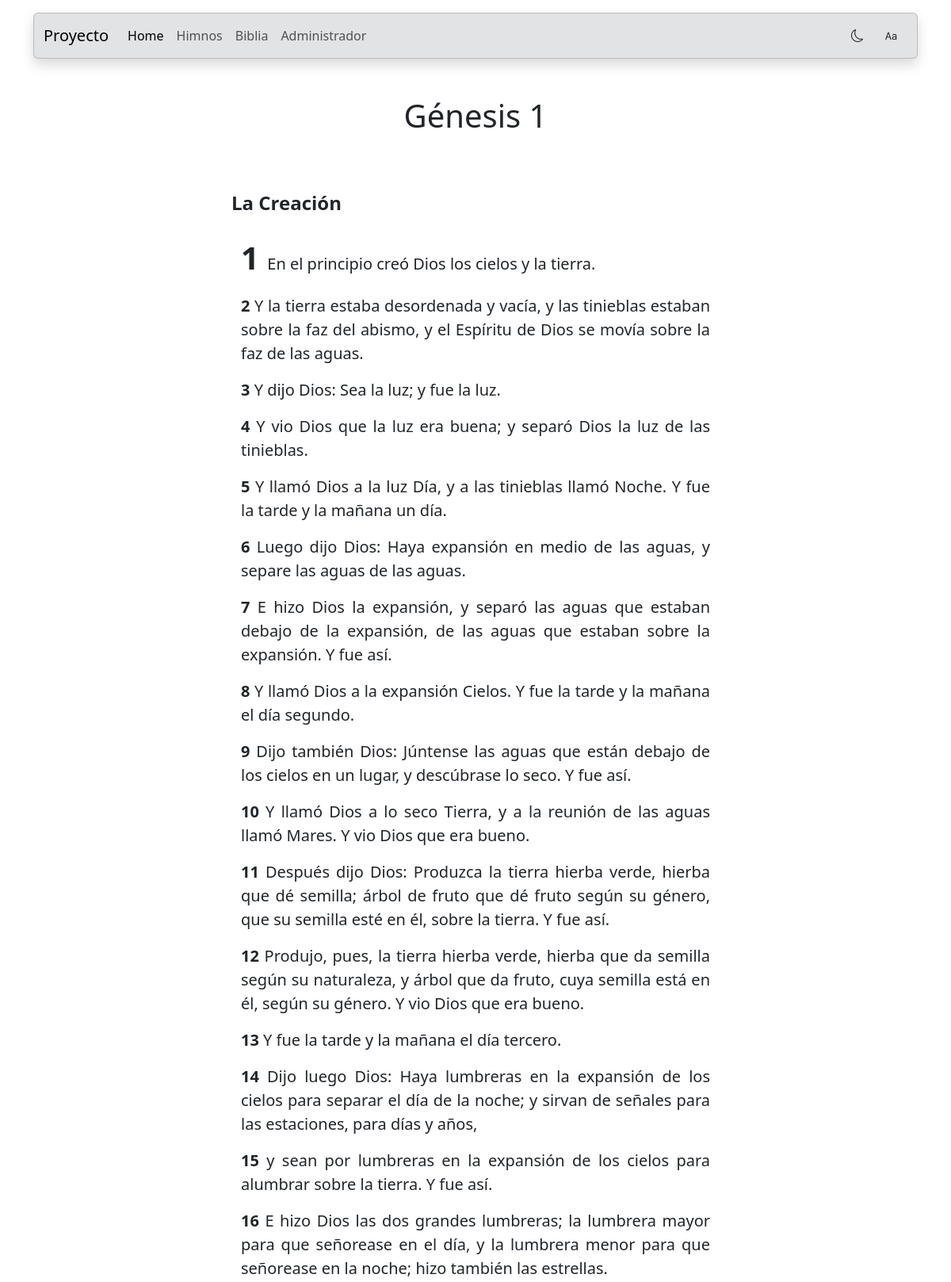
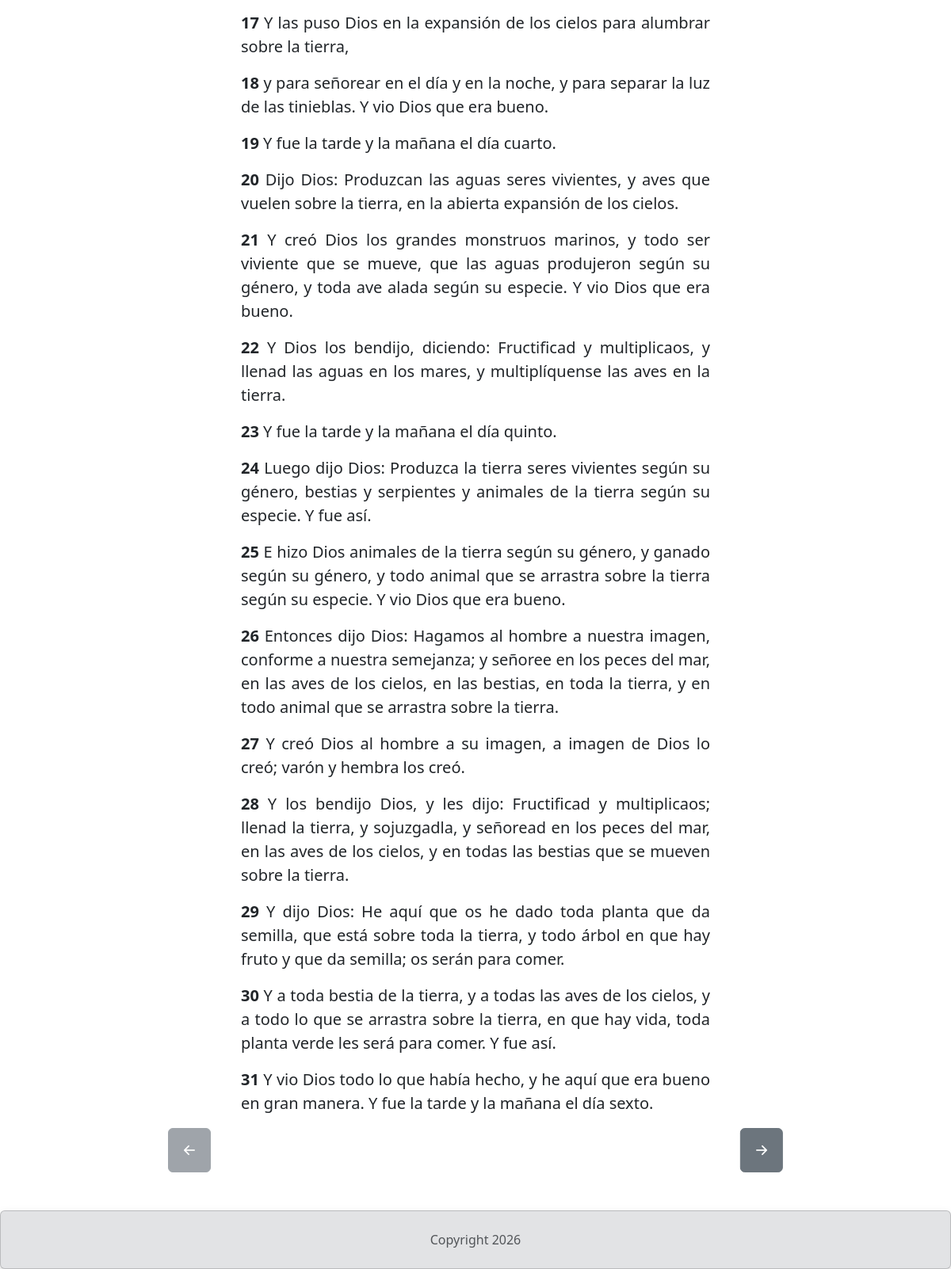
The app's page /biblia/palabra/1/1 with its own data (2 pictures, top to bottom).
### apiBiblia/models.py (models this page shows, shortened)
class Versiculos(models.Model):
    palabra_id = AutoField(primary_key=True)
    palabra = TextField()
    libro = IntegerField()
    capitulo = IntegerField()
    versiculo = IntegerField()
    nombreLibro = TextField()
    titulo = TextField()
    objects: models.Manager = models.Manager()

### apiBiblia/views.py (the view)
def mostrarCapitulo(request: HttpRequest, numeroLibro: int, numeroCapitulo: int) -> HttpResponse:
    libro: str | None = biblia.NOMBRES_LIBROS[numeroLibro]
    versiculos: QuerySet[Versiculos] = Versiculos.objects.filter(libro=numeroLibro, capitulo=numeroCapitulo)
    capAnterior: Versiculos | None = capituloAnterior(numeroLibro=numeroLibro, numeroCapitulo=numeroCapitulo)
    capSiguiente: Versiculos | None = capituloSiguiente(numeroLibro=numeroLibro, numeroCapitulo=numeroCapitulo)
    datos: dict[str, Any] = {
        'listaVersiculos': versiculos,
        'libroNombre': libro,
        'numeroCapitulo': numeroCapitulo,
        'back': capAnterior,
        'next': capSiguiente,
    }
    return render(request=request, template_name='apiBiblia/mostrarVersiculos.html', context=datos)

### apiBiblia/views.py (called while the page is built)
def capituloAnterior(numeroLibro: int, numeroCapitulo: int) -> Versiculos | None:
    if numeroCapitulo == 1:
        siHayAnteriorLibro: QuerySet[Versiculos] | None = Versiculos.objects.filter(libro=numeroLibro - 1)
        if siHayAnteriorLibro:
            ultimoCapitulo: Versiculos | None = Versiculos.objects.filter(libro=numeroLibro - 1).distinct().last()
            if ultimoCapitulo:
                return Versiculos.objects.filter(libro=numeroLibro - 1, capitulo=ultimoCapitulo.capitulo).first()
    else:
        return Versiculos.objects.filter(libro=numeroLibro, capitulo=numeroCapitulo - 1).first()
    return None

def capituloSiguiente(numeroLibro: int, numeroCapitulo: int) -> Versiculos | None:
    capituloActual: Versiculos | None = Versiculos.objects.filter(libro=numeroLibro, capitulo=numeroCapitulo).last()
    capituloUltimo: Versiculos | None = Versiculos.objects.filter(libro=numeroLibro).last()
    siguienteCapitulo: Versiculos | None
    if capituloActual == capituloUltimo:
        siguienteCapitulo = Versiculos.objects.filter(libro=numeroLibro + 1, capitulo=1).first()
        if siguienteCapitulo:
            return siguienteCapitulo
    else:
        siguienteCapitulo = Versiculos.objects.filter(libro=numeroLibro, capitulo=numeroCapitulo + 1).first()
        return siguienteCapitulo
    return None

### templates/apiBiblia/mostrarVersiculos.html (shortened to what this page needs)
{% load static %} {% load bootstrap5 %}
<!DOCTYPE html>
<html lang="es">
    <head>
        <link href="https://cdn.jsdelivr.net/npm/bootstrap@5.3.8/dist/css/bootstrap.min.css" rel="stylesheet">
        <link rel="stylesheet" href="https://cdn.jsdelivr.net/npm/bootstrap-icons@1.13.2/font/bootstrap-icons.min.css">
    </head>
    <body>
        {% include 'share/navbar.html' %}
        <div class="container mt-5">
            <h1 class="text-center">{{ libroNombre }} {{ numeroCapitulo }}</h1>
        </div>
        <main>
            <div class="container mt-5 mb-5 h-100 w-100 min-vh-100">
                <div class="container position-relative mw-100" style="width: 50rem;">
                    <div class="container d-flex justify-content-center flex-column mw-100" style="width: 40rem;">
                        {% for versiculos in listaVersiculos  %}
                            {% if versiculos.titulo %}
                                <h4 class="fw-bold mt-4 mb-4">{{ versiculos.titulo }}</h4>
                            {% endif %}
                            <div class="container">
                                {% if forloop.first %}
                                    <p class="fs-5 parrafo" style="text-align: justify;"><span class="fs-1 fw-bold">{{ forloop.counter }} </span>{{ versiculos.palabra }}</p>
                                {% else %}
                                    <p class="fs-5 parrafo" style="text-align: justify;"><span class="parrafo fs-5 fw-bold">{{ forloop.counter }} </span>{{ versiculos.palabra }}</p>
                                {% endif %}
                            </div>
                        {% endfor  %}
                    </div>
                    {% if back %}
                    <button class="position-sticky start-0 btn btn-secondary" name="back" type="submit" style="bottom: 80px;" onClick="irPalabra({{ back.libro }}, {{ back.capitulo }})">
                        <i class="bi bi-arrow-left-short fs-3"></i>
                    </button>
                    {% else %}
                    <button class="position-sticky start-0 btn btn-secondary" style="bottom: 80px;" disabled>
                        <i class="bi bi-arrow-left-short fs-3"></i>
                    </button>
                    {% endif %}
                    {% if next %}
                    <button class="position-sticky start-100 btn btn-secondary" name="next" type="submit" style="bottom: 80px;" onClick="irPalabra({{ next.libro }}, {{ next.capitulo }})">
                        <i class="bi bi-arrow-right-short fs-3"></i>
                    </button>
                    {% else %}
                    <button class="position-sticky start-100 btn btn-secondary" style="bottom: 80px;" disabled>
                        <i class="bi bi-arrow-right-short fs-3"></i>
                    </button>
                    {% endif %}
                </div>
            </div>
        </main>
        {% include 'share/footer.html' %}
    </body>
</html>

### records on screen
Versiculos: titulo "La Creación", palabra "En el principio creó Dios los cielos y la tierra."
Versiculos: palabra "Y la tierra estaba desordenada y vacía, y las tinieblas estaban sobre la faz del abismo, y el Espíritu de Dios se movía sobre la faz de las aguas."
Versiculos: palabra "Y dijo Dios: Sea la luz; y fue la luz."
Versiculos: palabra "Y vio Dios que la luz era buena; y separó Dios la luz de las tinieblas."
Versiculos: palabra "Y llamó Dios a la luz Día, y a las tinieblas llamó Noche. Y fue la tarde y la mañana un día."
Versiculos: palabra "Luego dijo Dios: Haya expansión en medio de las aguas, y separe las aguas de las aguas."
Versiculos: palabra "E hizo Dios la expansión, y separó las aguas que estaban debajo de la expansión, de las aguas que estaban sobre la expansión. Y fue así."
Versiculos: palabra "Y llamó Dios a la expansión Cielos. Y fue la tarde y la mañana el día segundo."
Versiculos: palabra "Dijo también Dios: Júntense las aguas que están debajo de los cielos en un lugar, y descúbrase lo seco. Y fue así."
Versiculos: palabra "Y llamó Dios a lo seco Tierra, y a la reunión de las aguas llamó Mares. Y vio Dios que era bueno."
Versiculos: palabra "Después dijo Dios: Produzca la tierra hierba verde, hierba que dé semilla; árbol de fruto que dé fruto según su género, que su semilla esté en él, sobre la tierra. Y fue así."
Versiculos: palabra "Produjo, pues, la tierra hierba verde, hierba que da semilla según su naturaleza, y árbol que da fruto, cuya semilla está en él, según su género. Y vio Dios que era bueno."
Versiculos: palabra "Y fue la tarde y la mañana el día tercero."
Versiculos: palabra "Dijo luego Dios: Haya lumbreras en la expansión de los cielos para separar el día de la noche; y sirvan de señales para las estaciones, para días y años,"
Versiculos: palabra "y sean por lumbreras en la expansión de los cielos para alumbrar sobre la tierra. Y fue así."
Versiculos: palabra "E hizo Dios las dos grandes lumbreras; la lumbrera mayor para que señorease en el día, y la lumbrera menor para que señorease en la noche; hizo también las estrellas."
Versiculos: palabra "Y las puso Dios en la expansión de los cielos para alumbrar sobre la tierra,"
Versiculos: palabra "y para señorear en el día y en la noche, y para separar la luz de las tinieblas. Y vio Dios que era bueno."
Versiculos: palabra "Y fue la tarde y la mañana el día cuarto."
Versiculos: palabra "Dijo Dios: Produzcan las aguas seres vivientes, y aves que vuelen sobre la tierra, en la abierta expansión de los cielos."
Versiculos: palabra "Y creó Dios los grandes monstruos marinos, y todo ser viviente que se mueve, que las aguas produjeron según su género, y toda ave alada según su especie. Y vio Dios que era bueno."
Versiculos: palabra "Y Dios los bendijo, diciendo: Fructificad y multiplicaos, y llenad las aguas en los mares, y multiplíquense las aves en la tierra."
Versiculos: palabra "Y fue la tarde y la mañana el día quinto."
Versiculos: palabra "Luego dijo Dios: Produzca la tierra seres vivientes según su género, bestias y serpientes y animales de la tierra según su especie. Y fue así."
Versiculos: palabra "E hizo Dios animales de la tierra según su género, y ganado según su género, y todo animal que se arrastra sobre la tierra según su especie. Y vio Dios que era bueno."
Versiculos: palabra "Entonces dijo Dios: Hagamos al hombre a nuestra imagen, conforme a nuestra semejanza; y señoree en los peces del mar, en las aves de los cielos, en las bestias, en toda la tierra, y en todo animal que se arrastra sobre la tierra."
Versiculos: palabra "Y creó Dios al hombre a su imagen, a imagen de Dios lo creó; varón y hembra los creó."
Versiculos: palabra "Y los bendijo Dios, y les dijo: Fructificad y multiplicaos; llenad la tierra, y sojuzgadla, y señoread en los peces del mar, en las aves de los cielos, y en todas las bestias que se mueven sobre la tierra."
Versiculos: palabra "Y dijo Dios: He aquí que os he dado toda planta que da semilla, que está sobre toda la tierra, y todo árbol en que hay fruto y que da semilla; os serán para comer."
Versiculos: palabra "Y a toda bestia de la tierra, y a todas las aves de los cielos, y a todo lo que se arrastra sobre la tierra, en que hay vida, toda planta verde les será para comer. Y fue así."
Versiculos: palabra "Y vio Dios todo lo que había hecho, y he aquí que era bueno en gran manera. Y fue la tarde y la mañana el día sexto."

### other values on screen
{{ libroNombre }} "Génesis"
{{ numeroCapitulo }} "1"
